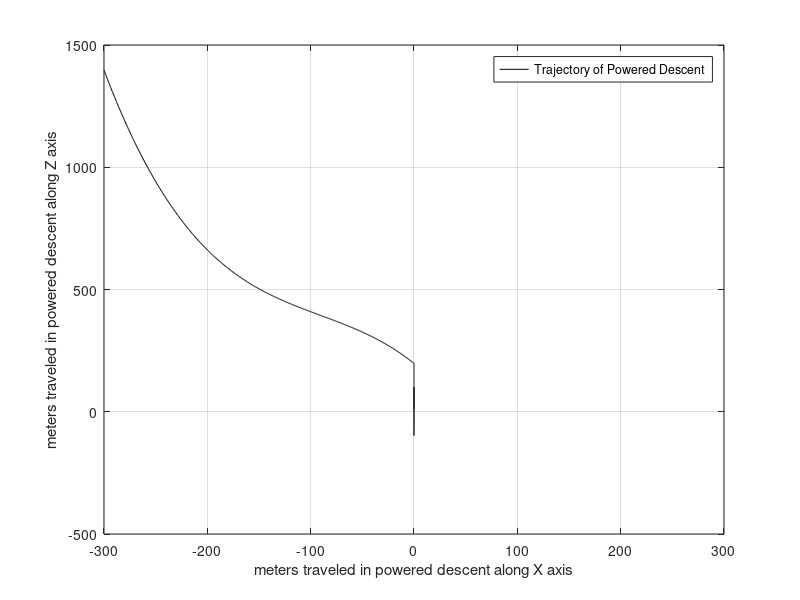

This figure's MATLAB source: (Note: this script raises an error after producing the figure.)


%% LANDING (BODY)
%
% First we need to plot a path, using figures from the paper we are able to
% estimate the trajectory in x and z coordinates for the module during
% different phases of the Landing
% 
% Trajectory x landing phase 1 (t=0-60 seconds), trinomial seems to fit 
% the curve best from the paper. Afterwards phase 2 in landing starts, 
% which is straight down. After generating the polynomial paths, we will
% compound them to have one unique trajectory.

t0 = 0; %units seconds
t1 = 30;
t2 = 60;

%[pos0;V0;pos1;V1;pos2;V2]
phase1 = [1 t0 t0^2 t0^3; 0 1 2*t0 3*t0^2; 1 t1 t1^2 t1^3; ...
    0 1 2*t1 3*t1^2; 1 t2 t2^2 t2^3; 0 1 2*t2 3*t2^2]; %time eqns

%Z position and velocity, meters and m/s
Zp1 = [1400; -20; 500; 30; 200; -32];
Zp1C = phase1\Zp1;
tspan1 = 0:0.1:60; %time span for phase 1

%X position and velocity equations for phase 1
Xpos1 = @(t,Xp1C) Xp1C(1) + Xp1C(2).*t + Xp1C(3).*t.^2 + Xp1C(4).*t.^3;
XV1 = @(t,Xp1C) 0+Xp1C(2) + 2*Xp1C(3).*t + 3*Xp1C(4).*t.^2;

%Z position and velocity equations for phase 1
Zpos1 = @(t,Zp1C) Zp1C(1) + Zp1C(2).*t + Zp1C(3).*t.^2 + Zp1C(4).*t.^3;
ZV1 = @(t,Zp1C) 0+Zp1C(2) + 2*Zp1C(3).*t + 3*Zp1C(4).*t.^2;

%phase2 straight down
tspan2 = 60.1:0.1:160;
t0 = 60; %units seconds
t1 = 120;
t2 = 160;

phase2 = [1 t0 t0^2 t0^3; 0 1 2*t0 3*t0^2; 1 t1 t1^2 t1^3; ...
    0 1 2*t1 3*t1^2; 1 t2 t2^2 t2^3; 0 1 2*t2 3*t2^2]; %time eqns
Zp2 = [200; -32; 23; -0.75; 10; 0];
Zp2C = phase2\Zp2;
Zpos2 = @(t,Zp2C) Zp2C(1) + Zp2C(2).*t + Zp2C(3).*t.^2 + Zp2C(4).*t.^3;
ZV2 = @(t,Zp2C) 0+Zp2C(2) + 2*Zp2C(3).*t + 3*Zp2C(4).*t.^2;

%compounding paths
Z2 = Zpos2(tspan2,Zp2C);
Z1 = Zpos1(tspan1,Zp1C);
Z = zeros(1,length(Z1)+length(Z2));
Z(1:length(Z1)) = Z1;
Z(length(Z1)+1:length(Z2)+length(Z1)) = Z2;
X1 = -300:(300/length(tspan1)):-(300/length(tspan1));
X2 = zeros(1,length(Z2));
X = zeros(1,length(Z1)+length(Z2));
X(1:length(Z1)) = X1;
X(length(Z1)+1:length(Z2)+length(Z1)) = X2;
tspan3=0:0.1:160;


Path = figure;
plot(X,Z,'k');
grid on;
xlim([-300 300]);
xlabel('meters traveled in powered descent along X axis');
ylabel('meters traveled in powered descent along Z axis');
legend('Trajectory of Powered Descent');




%% Controlling for L, length of pendulum

t0 = 0;
t1 = 30;
t2 = 60;
%[pos0;V0;pos1;V1;pos2;V2]
phase1 = [1 t0 t0^2 t0^3; 0 1 2*t0 3*t0^2; 1 t1 t1^2 t1^3; ...
    0 1 2*t1 3*t1^2; 1 t2 t2^2 t2^3; 0 1 2*t2 3*t2^2]; %time eqns
%Z position and velocity, meters and m/s
Zp1 = [1400; -20; 500; 30; 200; -32];
Zp1C = phase1\Zp1;
tspan1 = 0:0.1:60; %time span for phase 1
%X position and velocity equations for phase 1
Xpos1 = @(t,Xp1C) Xp1C(1) + Xp1C(2).*t + Xp1C(3).*t.^2 + Xp1C(4).*t.^3;
XV1 = @(t,Xp1C) 0+Xp1C(2) + 2*Xp1C(3).*t + 3*Xp1C(4).*t.^2;
%Z position and velocity equations for phase 1
Zpos1 = @(t,Zp1C) Zp1C(1) + Zp1C(2).*t + Zp1C(3).*t.^2 + Zp1C(4).*t.^3;
ZV1 = @(t,Zp1C) 0+Zp1C(2) + 2*Zp1C(3).*t + 3*Zp1C(4).*t.^2;

%phase2 straight down
tspan2 = 60.1:0.1:160;
t0 = 60;
t1 = 120;
t2 = 160;

phase2 = [1 t0 t0^2 t0^3; 0 1 2*t0 3*t0^2; 1 t1 t1^2 t1^3; ...
    0 1 2*t1 3*t1^2; 1 t2 t2^2 t2^3; 0 1 2*t2 3*t2^2]; %time eqns
Zp2 = [200; -32; 23; -0.75; 10; 0];
Zp2C = phase2\Zp2;
Zpos2 = @(t,Zp2C) Zp2C(1) + Zp2C(2).*t + Zp2C(3).*t.^2 + Zp2C(4).*t.^3;
ZV2 = @(t,Zp2C) 0+Zp2C(2) + 2*Zp2C(3).*t + 3*Zp2C(4).*t.^2;

%compounding paths
Z2 = Zpos2(tspan2,Zp2C);
Z1 = Zpos1(tspan1,Zp1C);
Z = zeros(1,length(Z1)+length(Z2));
Z(1:length(Z1)) = Z1;
Z(length(Z1)+1:length(Z2)+length(Z1)) = Z2;
X1 = -300:(300/length(tspan1)):-(300/length(tspan1));
X2 = zeros(1,length(Z2));
X = zeros(1,length(Z1)+length(Z2));
X(1:length(Z1)) = X1;
X(length(Z1)+1:length(Z2)+length(Z1)) = X2;
tspan3=0:0.1:160;

% 
% Path = figure;
% plot(X,Z,'k');
% grid on;
% xlim([-300 300]);
% xlabel('meters traveled in powered descent along X axis');
% ylabel('meters traveled in powered descent along Z axis');
% legend('Trajectory of Powered Descent');

%powered_descent_traj;

kp1 = 1.5; % PD controller gains
kp2 = 1.1;
kp3 = 10.5;
kp4 = 1.1;
kd1 = 1;
kd2 = 1.5;
kd3 = 1;
kd4 = 1.5;
kp = [kp1, 0, 0; 0, kp2, 0; 0, 0, kp3];
kd = [kd1, 0, 0; 0, kd2, 0; 0, 0, kd3];


%param = {kp,kd,COEFF1,COEFF2,B} B is phase1 or phase 2 (1 or 2)
param = {kp,kd,Zp1C,Zp2C,1};

%Initial condition

init = [-300; 110; 1800; -20; 0.2; 0];
tspan = [1 60];
[T1,Xv1] = ode15s(@(t,x) descentODE1_3(t,x,param),tspan,init);

% tspan = [0 160];
% [T,Xv] = ode15s(@(t,x) descentODE1(t,x,param),tspan,init);

%Initial condition
%phase2
param = {kp,kd,Zp1C,Zp2C,2};
init = [Xv1(length(Xv1),1); Xv1(length(Xv1),2); Xv1(length(Xv1),3);...
    Xv1(length(Xv1),4); Xv1(length(Xv1),5); Xv1(length(Xv1),6)];
% init = [Xv1(length(Xv1),1); Xv1(length(Xv1),2); 100;...
%     Xv1(length(Xv1),4); Xv1(length(Xv1),5); Xv1(length(Xv1),6); ...
%     Xv1(length(Xv1),7); Xv1(length(Xv1),8)];

%init = [0; 5; 200; -32];
tspan = [60 160];
[T2,Xv2] = ode15s(@(t,x) descentODE2_3(t,x,param),tspan,init);

%compound trajectory into single variable
Xv = zeros(length(Xv1)+length(Xv2),6);
Xv(1:length(Xv1),:) = Xv1;
Xv((length(Xv1)+1):length(Xv),:)=Xv2;
T=zeros(length(T1)+length(T2),1);
T(1:length(T1)) = T1;
T((length(T1)+1):length(T))=T2;

Position=figure;
plot(Xv(:,1),Xv(:,3),'b--');
hold;
plot(X,Z,'r--');
hold;
grid on;
%xlim([-300 300]);
ylim([0 2000]);
xlabel('meters traveled in powered descent along X axis');
ylabel('meters traveled in powered descent along Z axis');
legend('Controlled','Desired Trajectory');
title('Position trajectories of the Sky-Crane: L Control');


% Velocity=figure;
% plot(T,Xv(:,2));
% hold;
% plot(T,Xv(:,4),'k');
% hold;
% grid on;
% xlabel('Time (s)');
% ylabel('Amplitude');
% legend('Vx (m/s)','Vz (m/s)');
% title('Velocity trajectories of the MER');

Velocity=figure;
plot(T,Xv(:,2) + sin((1/2.*pi.*sqrt((Xv(:,5)./3.7))).*cos(T./2.*pi.*sqrt((Xv(:,5)./3.7)))));
hold;
plot(T,Xv(:,4) + cos((1/2.*pi.*sqrt((Xv(:,5)./3.7))).*cos(T./2.*pi.*sqrt((Xv(:,5)./3.7)))),'k');
hold;
grid on;
xlabel('Time (s)');
ylabel('Amplitude');
xlim([5 160]);
ylim([-50 50]);
legend('Vx (m/s)','Vz (m/s)');
title('Velocity trajectories of the Rover: L Control');

Velocity=figure;
plot(T,abs(Xv(:,2) + sin((1/2*pi*sqrt((15/3.7)))*cos(T./2*pi*sqrt((15/3.7))))-0.5),'r');
% hold;
% plot(T,Xv(:,4) + cos((1/2*pi*sqrt((15/3.7)))*cos(T./2*pi*sqrt((15/3.7)))),'k');
% hold;
grid on;
xlabel('Time (s)');
ylabel('Amplitude');
xlim([100 160]);
ylim([0 5]);
legend('Vx (m/s)');
title('Velocity trajectories minus Touchdown Constraints of the Rover: L Control');

Position=figure;
plot(T,Xv(:,1));
hold;
plot(T,Xv(:,3),'k');
plot(tspan3,X,'--');
plot(tspan3,Z,'--');
hold;
grid on;
xlabel('Time (s)');
%xlim([-10 170]);
ylabel('Amplitude');
legend('X traveled(m)','Z traveled(m)','X trajectory','Z trajectory');
title('Position trajectories of the Sky-Crane: L Control');
 

PositionRover=figure;
plot(Xv(:,1)-(Xv(:,5).*cos((pi/2)*sin((Xv(:,5)./3.7).*T))),Xv(:,3)-(Xv(:,5).*sin((pi/2)*sin((Xv(:,5)./3.7).*T))),'b--');
hold;
plot(X,Z,'r--');
hold;
grid on;
%xlim([-300 300]);
ylim([0 2000]);
xlabel('meters traveled in powered descent along X axis');
ylabel('meters traveled in powered descent along Z axis');
legend('Controlled','Desired Trajectory');
title('Position Trajectory for Rover Pendulum: L Control');

%% Without controlling for L, length of pendulum

t0 = 0;
t1 = 30;
t2 = 60;
%[pos0;V0;pos1;V1;pos2;V2]
phase1 = [1 t0 t0^2 t0^3; 0 1 2*t0 3*t0^2; 1 t1 t1^2 t1^3; ...
    0 1 2*t1 3*t1^2; 1 t2 t2^2 t2^3; 0 1 2*t2 3*t2^2]; %time eqns
%Z position and velocity, meters and m/s
Zp1 = [1400; -20; 500; 30; 200; -32];
Zp1C = phase1\Zp1;
tspan1 = 0:0.1:60; %time span for phase 1
%X position and velocity equations for phase 1
Xpos1 = @(t,Xp1C) Xp1C(1) + Xp1C(2).*t + Xp1C(3).*t.^2 + Xp1C(4).*t.^3;
XV1 = @(t,Xp1C) 0+Xp1C(2) + 2*Xp1C(3).*t + 3*Xp1C(4).*t.^2;
%Z position and velocity equations for phase 1
Zpos1 = @(t,Zp1C) Zp1C(1) + Zp1C(2).*t + Zp1C(3).*t.^2 + Zp1C(4).*t.^3;
ZV1 = @(t,Zp1C) 0+Zp1C(2) + 2*Zp1C(3).*t + 3*Zp1C(4).*t.^2;

%phase2 straight down
tspan2 = 60.1:0.1:160;
t0 = 60;
t1 = 120;
t2 = 160;

phase2 = [1 t0 t0^2 t0^3; 0 1 2*t0 3*t0^2; 1 t1 t1^2 t1^3; ...
    0 1 2*t1 3*t1^2; 1 t2 t2^2 t2^3; 0 1 2*t2 3*t2^2]; %time eqns
Zp2 = [200; -32; 23; -0.75; 10; 0];
Zp2C = phase2\Zp2;
Zpos2 = @(t,Zp2C) Zp2C(1) + Zp2C(2).*t + Zp2C(3).*t.^2 + Zp2C(4).*t.^3;
ZV2 = @(t,Zp2C) 0+Zp2C(2) + 2*Zp2C(3).*t + 3*Zp2C(4).*t.^2;

%compounding paths
Z2 = Zpos2(tspan2,Zp2C);
Z1 = Zpos1(tspan1,Zp1C);
Z = zeros(1,length(Z1)+length(Z2));
Z(1:length(Z1)) = Z1;
Z(length(Z1)+1:length(Z2)+length(Z1)) = Z2;
X1 = -300:(300/length(tspan1)):-(300/length(tspan1));
X2 = zeros(1,length(Z2));
X = zeros(1,length(Z1)+length(Z2));
X(1:length(Z1)) = X1;
X(length(Z1)+1:length(Z2)+length(Z1)) = X2;
tspan3=0:0.1:160;

% 
% Path = figure;
% plot(X,Z,'k');
% grid on;
% xlim([-300 300]);
% xlabel('meters traveled in powered descent along X axis');
% ylabel('meters traveled in powered descent along Z axis');
% legend('Trajectory of Powered Descent');

%powered_descent_traj;

kp1 = 1.5; % PD controller gains
kp2 = 1;
kp3 = 1.5;
kp4 = 1.1;
kd1 = 1;
kd2 = 1;
kd3 = 1;
kd4 = 1.5;
kp = [kp1, 0; 0, kp2];
kd = [kd1, 0; 0, kd2];


%param = {kp,kd,COEFF1,COEFF2,B} B is phase1 or phase 2 (1 or 2)
param = {kp,kd,Zp1C,Zp2C,1};

%Initial condition

init = [-300; 110; 1800; -20];
tspan = [1 60];
[T1,Xv1] = ode15s(@(t,x) descentODE1_4(t,x,param),tspan,init);

% tspan = [0 160];
% [T,Xv] = ode15s(@(t,x) descentODE1(t,x,param),tspan,init);

%Initial condition
%phase2
param = {kp,kd,Zp1C,Zp2C,2};
init = [Xv1(length(Xv1),1); Xv1(length(Xv1),2); Xv1(length(Xv1),3);...
    Xv1(length(Xv1),4)];
% init = [Xv1(length(Xv1),1); Xv1(length(Xv1),2); 100;...
%     Xv1(length(Xv1),4); Xv1(length(Xv1),5); Xv1(length(Xv1),6); ...
%     Xv1(length(Xv1),7); Xv1(length(Xv1),8)];

%init = [0; 5; 200; -32];
tspan = [60 160];
[T2,Xv2] = ode15s(@(t,x) descentODE2_4(t,x,param),tspan,init);

%compound trajectory into single variable
Xv = zeros(length(Xv1)+length(Xv2),4);
Xv(1:length(Xv1),:) = Xv1;
Xv((length(Xv1)+1):length(Xv),:)=Xv2;
T=zeros(length(T1)+length(T2),1);
T(1:length(T1)) = T1;
T((length(T1)+1):length(T))=T2;

Position=figure;
plot(Xv(:,1),Xv(:,3),'b--');
hold;
plot(X,Z,'r--');
hold;
grid on;
%xlim([-300 300]);
ylim([0 2000]);
xlabel('meters traveled in powered descent along X axis');
ylabel('meters traveled in powered descent along Z axis');
legend('Controlled','Desired Trajectory');
title('Position Trajectory for the Sky-Crane: Control');


% Velocity=figure;
% plot(T,Xv(:,2));
% hold;
% plot(T,Xv(:,4),'k');
% hold;
% grid on;
% xlabel('Time (s)');
% ylabel('Amplitude');
% legend('Vx (m/s)','Vz (m/s)');
% title('Velocity trajectories of the MER');

Velocity=figure;
plot(T,Xv(:,2) + sin((1/2*pi*sqrt((15/3.7)))*cos(T./2*pi*sqrt((15/3.7)))));
hold;
plot(T,Xv(:,4) + cos((1/2*pi*sqrt((15/3.7)))*cos(T./2*pi*sqrt((15/3.7)))),'k');
hold;
grid on;
xlabel('Time (s)');
ylabel('Amplitude');
xlim([5 160]);
ylim([-50 50]);
legend('Vx (m/s)','Vz (m/s)');
title('Velocity trajectories of the Rover: Control');

Velocity=figure;
plot(T,abs(Xv(:,2) + sin((1/2*pi*sqrt((15/3.7)))*cos(T./2*pi*sqrt((15/3.7))))-0.5),'r');
% hold;
% plot(T,Xv(:,4) + cos((1/2*pi*sqrt((15/3.7)))*cos(T./2*pi*sqrt((15/3.7)))),'k');
% hold;
grid on;
xlabel('Time (s)');
ylabel('Amplitude');
xlim([100 160]);
ylim([0 5]);
legend('Vx (m/s)');
title('Velocity trajectories minus Touchdown Constraints of the Rover: Control');

Position=figure;
plot(T,Xv(:,1));
hold;
plot(T,Xv(:,3),'k');
plot(tspan3,X,'--');
plot(tspan3,Z,'--');
hold;
grid on;
xlabel('Time (s)');
%xlim([-10 170]);
ylabel('Amplitude');
legend('X traveled(m)','Z traveled(m)','X trajectory','Z trajectory');
title('Position trajectories of the Sky-Crane: Control');

PositionRover=figure;
plot(Xv(:,1)-(15*cos((pi/2)*sin((15/3.7)*T))),Xv(:,3)-(15*sin((pi/2)*sin((15/3.7)*T))),'b--');
hold;
plot(X,Z,'r--');
hold;
grid on;
%xlim([-300 300]);
ylim([0 2000]);
xlabel('meters traveled in powered descent along X axis');
ylabel('meters traveled in powered descent along Z axis');
legend('Controlled','Desired Trajectory');
title('Position Trajectory for Rover Pendulum: Control');